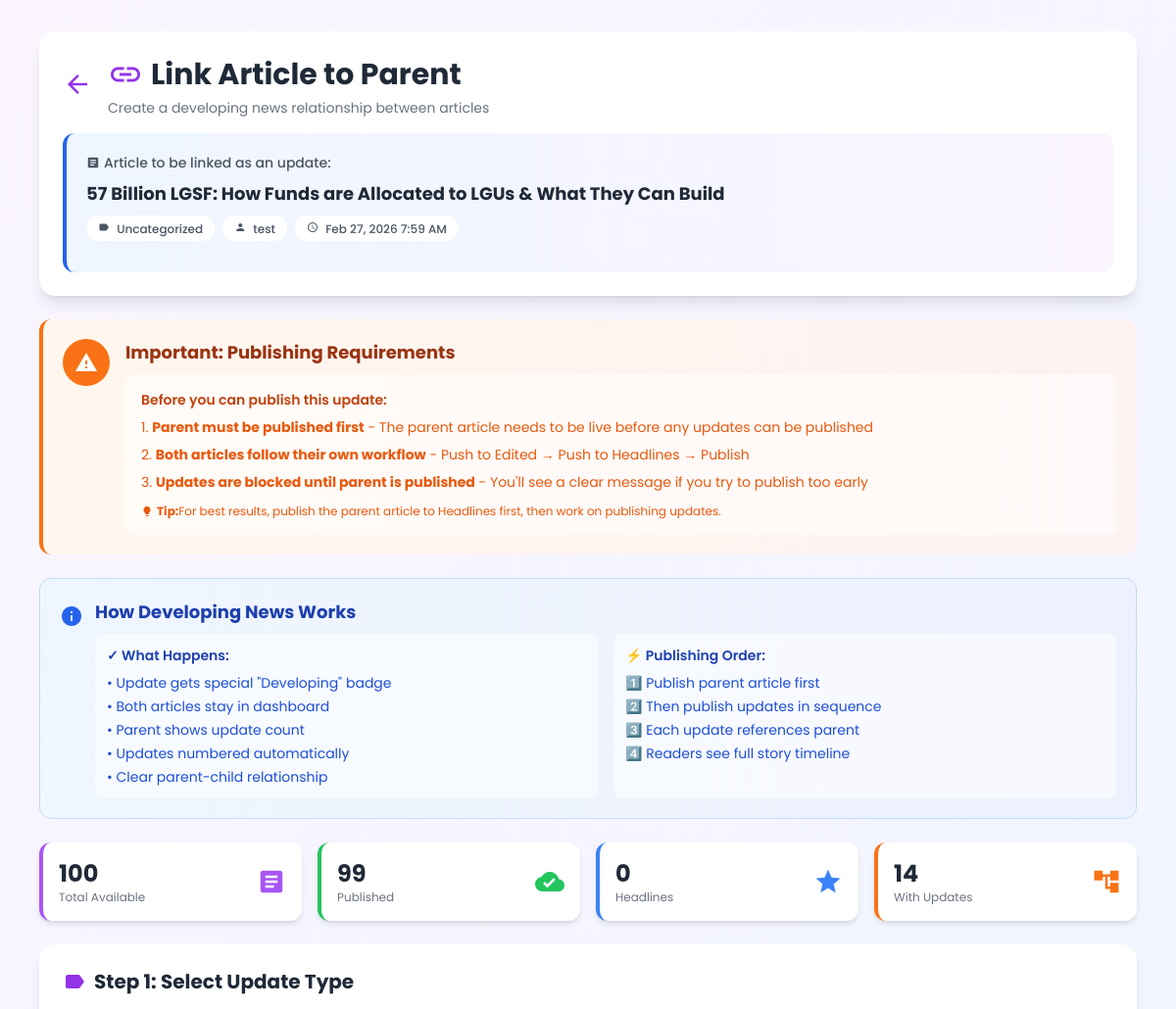
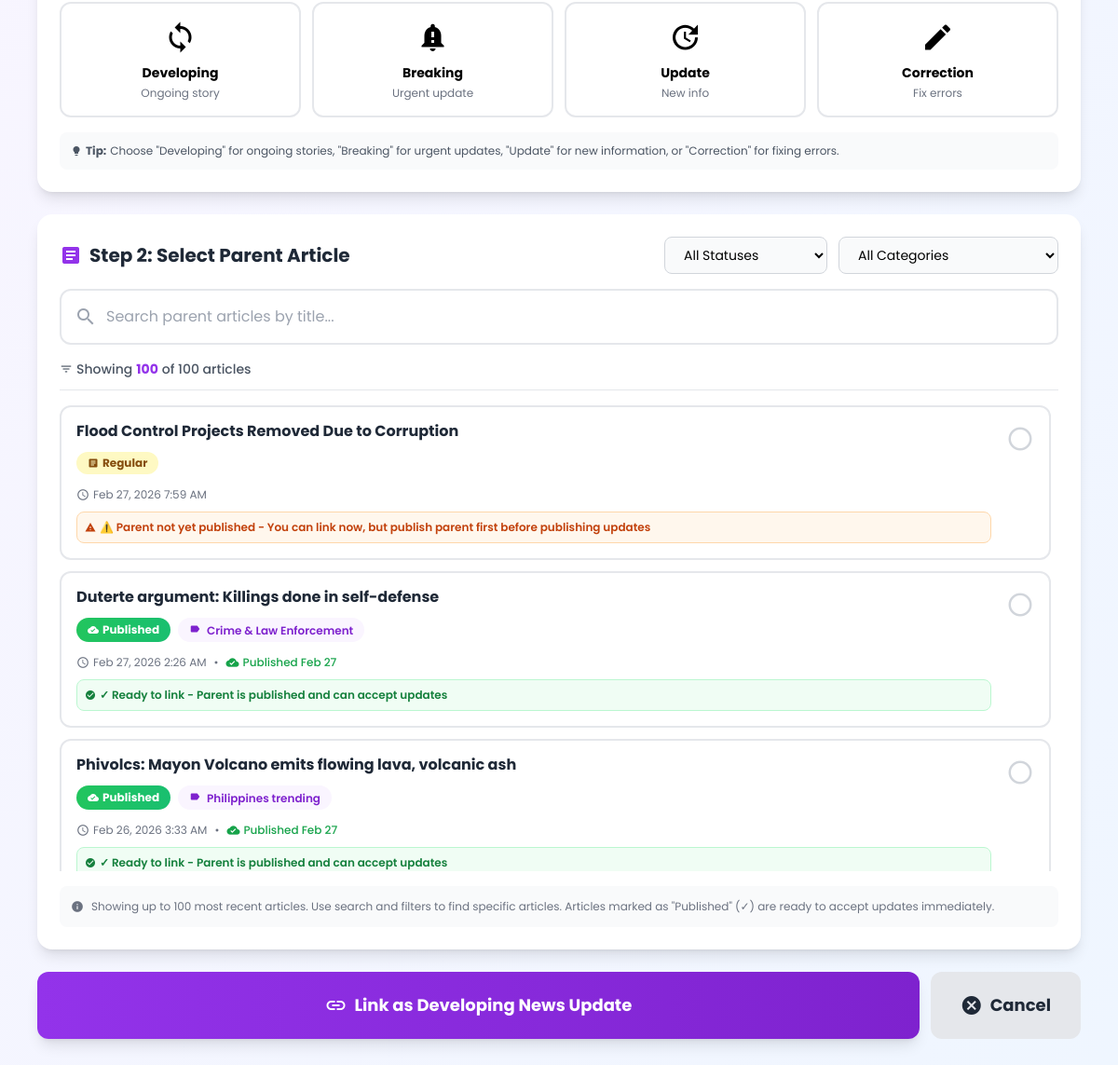
Screenshot of /user/function/link_to_parent.php?id=195 (signed in) with the database file from the repository (2 pictures, top to bottom).
### tables this page shows
CREATE TABLE `news` (
  `id` int(11) NOT NULL,
  `parent_article_id` int(11) DEFAULT NULL COMMENT 'Links to parent article if this is an update',
  `title` varchar(255) NOT NULL,
  `category_id` int(11) DEFAULT NULL,
  `content` text NOT NULL,
  `department_id` int(11) NOT NULL DEFAULT 1,
  `created_by` int(11) NOT NULL,
  `created_at` timestamp NOT NULL DEFAULT current_timestamp(),
  `updated_at` timestamp NOT NULL DEFAULT current_timestamp() ON UPDATE current_timestamp(),
  `is_pushed` tinyint(1) DEFAULT 0,
  `is_update` tinyint(1) DEFAULT 0 COMMENT '1 = This is an update to another article',
  `update_type` enum('correction','follow-up','breaking-update','clarification','developing') DEFAULT NULL COMMENT 'Type of update',
  `update_number` int(11) DEFAULT 1 COMMENT 'Update sequence number',
  `external_url` varchar(500) DEFAULT NULL,
  `thumbnail` varchar(500) DEFAULT NULL,
  `published_at` datetime DEFAULT NULL,
  `source_type` varchar(50) DEFAULT 'manual',
  `translated_title` text DEFAULT NULL,
  `translated_body` longtext DEFAULT NULL,
  `translated_lang` varchar(50) DEFAULT NULL,
  `translated_at` datetime DEFAULT NULL,
  `is_translated` tinyint(1) DEFAULT 0
);

CREATE TABLE `users` (
  `id` int(11) NOT NULL,
  `username` varchar(50) NOT NULL,
  `password` varchar(255) NOT NULL,
  `department_id` int(11) NOT NULL DEFAULT 1,
  `role` enum('user','admin','superadmin') DEFAULT 'user',
  `view_scope` enum('own','granted','all') DEFAULT 'own' COMMENT 'Visibility scope: own=only own dept, granted=has grants, all=superadmin',
  `created_at` timestamp NOT NULL DEFAULT current_timestamp(),
  `is_active` tinyint(1) DEFAULT 1,
  `last_seen` datetime DEFAULT NULL
);

CREATE TABLE `published_news` (
  `id` int(11) NOT NULL,
  `original_id` int(11) DEFAULT NULL COMMENT 'Reference to original news.id',
  `parent_article_id` int(11) DEFAULT NULL COMMENT 'Links to parent article if this is an update',
  `title` varchar(255) NOT NULL,
  `content` text NOT NULL,
  `category_id` int(11) DEFAULT NULL,
  `department_id` int(11) DEFAULT NULL,
  `created_by` int(11) DEFAULT NULL,
  `thumbnail` varchar(500) DEFAULT NULL,
  `attachment` varchar(500) DEFAULT NULL,
  `external_url` varchar(500) DEFAULT NULL,
  `source_type` varchar(50) DEFAULT 'manual',
  `is_pushed` tinyint(1) DEFAULT 1,
  `is_update` tinyint(1) DEFAULT 0 COMMENT '1 = This is an update to another article',
  `update_type` enum('correction','follow-up','breaking-update','clarification','developing') DEFAULT NULL COMMENT 'Type of update',
  `update_number` int(11) DEFAULT 1 COMMENT 'Update sequence number',
  `created_at` timestamp NOT NULL DEFAULT current_timestamp(),
  `updated_at` timestamp NOT NULL DEFAULT current_timestamp() ON UPDATE current_timestamp(),
  `published_at` datetime DEFAULT current_timestamp(),
  `views` int(10) UNSIGNED DEFAULT 0 COMMENT 'Number of views',
  `shares` int(10) UNSIGNED DEFAULT 0 COMMENT 'Number of shares',
  `comments_count` int(10) UNSIGNED DEFAULT 0 COMMENT 'Number of comments',
  `engagement_score` int(10) UNSIGNED DEFAULT 0 COMMENT 'Calculated engagement score',
  `is_breaking` tinyint(1) DEFAULT 0 COMMENT 'Is this breaking news?',
  `is_flash` tinyint(1) DEFAULT 0 COMMENT 'Is this a flash report?',
  `is_featured` tinyint(1) DEFAULT 0 COMMENT 'Is this a featured article?',
  `is_trending` tinyint(1) DEFAULT 0 COMMENT 'Is this currently trending?',
  `priority` enum('low','normal','high','urgent') NOT NULL DEFAULT 'normal',
  `featured_order` int(11) DEFAULT 0 COMMENT 'Order for featured articles (lower = higher priority)',
  `breaking_until` datetime DEFAULT NULL COMMENT 'Breaking news expires at this time',
  `flash_until` datetime DEFAULT NULL COMMENT 'Flash report expires at this time',
  `author` varchar(255) DEFAULT NULL COMMENT 'Article author',
  `source` varchar(255) DEFAULT NULL COMMENT 'Article source',
  `priority_order` tinyint(3) UNSIGNED GENERATED ALWAYS AS (case `priority` when 'urgent' then 1 when 'high' then 2 when 'normal' then 3 when 'low' then 4 else 3 end) VIRTUAL,
  `decay_score` decimal(12,4) GENERATED ALWAYS AS (`views` / (timestampdiff(HOUR,`published_at`,current_timestamp()) + 2)) VIRTUAL
);

CREATE TABLE `categories` (
  `id` int(11) NOT NULL,
  `name` varchar(100) NOT NULL,
  `created_by` int(11) NOT NULL,
  `created_at` timestamp NOT NULL DEFAULT current_timestamp()
);

### user/function/link_to_parent.php (the view, shortened to what the rows shown need)
<?php
require dirname(__DIR__, 2) . '/db.php';
$article_id = $_GET['id'] ?? null;
$stmt = $pdo->prepare("
    SELECT n.*,
           c.name as category_name,
           d.name as dept_name,
           u.username as author_name
    FROM news n
    LEFT JOIN categories c ON n.category_id = c.id
    LEFT JOIN departments d ON n.department_id = d.id
    LEFT JOIN users u ON n.created_by = u.id
    WHERE n.id = ?
");
$stmt->execute([$article_id]);
$article = $stmt->fetch();
$parentQuery = "
    SELECT n.id,
           n.title,
           n.created_at,
           n.category_id,
           n.is_pushed,
           c.name as category_name,
           (SELECT COUNT(*) FROM news WHERE parent_article_id = n.id) as update_count,
           published.id as is_published,
           published.published_at
    FROM news n
    LEFT JOIN categories c ON n.category_id = c.id
    LEFT JOIN published_news published ON n.id = published.original_id
    WHERE n.is_update = 0
    AND n.id != ?
";
$parentParams = [$article_id];
if ($_SESSION['role'] !== 'admin') {
    $parentQuery .= " AND n.department_id = ?";
    $parentParams[] = $_SESSION['department_id'];
}
$parentQuery .= " ORDER BY n.created_at DESC LIMIT 100";
$stmt = $pdo->prepare($parentQuery);
$stmt->execute($parentParams);
$potentialParents = $stmt->fetchAll();
$success = null;
function getStatusBadge($isPushed, $isPublished) {
    if ($isPublished) {
        return [
            'label' => 'Published',
            'class' => 'bg-gradient-to-r from-green-500 to-emerald-500 text-white',
            'icon' => 'cloud_done'
        ];
    }
    $statusLabels = [
        0 => ['label' => 'Regular', 'class' => 'bg-yellow-100 text-yellow-800', 'icon' => 'article'],
        1 => ['label' => 'Edited', 'class' => 'bg-green-100 text-green-800', 'icon' => 'edit'],
        2 => ['label' => 'Headline', 'class' => 'bg-blue-100 text-blue-800', 'icon' => 'star'],
        3 => ['label' => 'Archive', 'class' => 'bg-red-100 text-red-800', 'icon' => 'archive']
    ];
    return $statusLabels[$isPushed] ?? $statusLabels[0];
}
?>
<!DOCTYPE html>
<html lang="en">
<head>
    <script src="https://cdn.tailwindcss.com"></script>
</head>
<body class="bg-gradient-to-br from-purple-50 to-blue-50 min-h-screen">
    <div class="container mx-auto px-4 py-8 max-w-6xl">
        <div class="bg-white rounded-2xl shadow-lg p-6 mb-6 fade-in">
            <div class="flex items-center mb-4">
                <div class="flex-1">
                    <h1 class="text-3xl font-bold text-gray-800 flex items-center">
                        <span class="material-icons text-purple-600 mr-2 text-4xl">link</span>
                        Link Article to Parent
                    </h1>
                </div>
            </div>
            <div class="bg-gradient-to-r from-blue-50 to-purple-50 p-5 rounded-xl border-l-4 border-blue-600">
                <div class="flex items-start justify-between mb-3">
                    <div class="flex-1">
                        <p class="text-sm text-gray-600 font-medium mb-2 flex items-center">
                            <span class="material-icons text-sm mr-1">article</span>
                            Article to be linked as an update:
                        </p>
                        <h3 class="text-lg font-bold text-gray-800 mb-2"><?= htmlspecialchars($article['title']) ?></h3>
                        <div class="flex flex-wrap gap-2 text-xs">
                            <span class="bg-white px-3 py-1 rounded-full text-gray-600 font-medium">
                                <span class="material-icons text-xs mr-1">label</span>
                                <?= htmlspecialchars($article['category_name'] ?: 'Uncategorized') ?>
                            </span>
                            <span class="bg-white px-3 py-1 rounded-full text-gray-600 font-medium">
                                <span class="material-icons text-xs mr-1">person</span>
                                <?= htmlspecialchars($article['author_name']) ?>
                            </span>
                            <span class="bg-white px-3 py-1 rounded-full text-gray-600 font-medium">
                                <span class="material-icons text-xs mr-1">schedule</span>
                                <?= date('M d, Y g:i A', strtotime($article['created_at'])) ?>
                            </span>
                        </div>
                    </div>
                </div>
            </div>
        </div>
        <?php if (!$success): ?>
        <form method="POST" id="linkForm">
            <div class="bg-white rounded-2xl shadow-lg p-6 mb-6 fade-in">
                <h2 class="text-xl font-bold text-gray-800 mb-4 flex items-center">
                    <span class="material-icons text-purple-600 mr-2">label</span>
                    Step 1: Select Update Type
                </h2>
            </div>
            <div class="bg-white rounded-2xl shadow-lg p-6 mb-6 fade-in">
                <div class="flex flex-col sm:flex-row sm:items-center justify-between gap-4 mb-4">
                    <h2 class="text-xl font-bold text-gray-800 flex items-center">
                        <span class="material-icons text-purple-600 mr-2">article</span>
                        Step 2: Select Parent Article
                    </h2>
                </div>
                <?php if (empty($potentialParents)): ?>
                <div class="text-center py-12">
                    <div class="w-24 h-24 bg-gradient-to-br from-gray-100 to-gray-200 rounded-full flex items-center justify-center mx-auto mb-4">
                        <span class="material-icons text-6xl text-gray-400">article</span>
                    </div>
                    <h3 class="text-xl font-bold text-gray-700 mb-2">No Parent Articles Available</h3>
                    <p class="text-gray-500 mb-6">There are no eligible articles to link to at the moment.</p>
                    <a href="../user_dashboard.php" class="inline-flex items-center px-6 py-3 bg-gradient-to-r from-purple-600 to-purple-700 text-white rounded-xl font-medium hover:from-purple-700 hover:to-purple-800 transition-all shadow-lg">
                        <span class="material-icons mr-2">arrow_back</span>
                        Return to Dashboard
                    </a>
                </div>
                <?php else: ?>
                <div id="parentArticlesList" class="space-y-3 max-h-[500px] overflow-y-auto pr-2">
                    <?php foreach ($potentialParents as $parent):
                        $statusBadge = getStatusBadge($parent['is_pushed'], $parent['is_published']);
                    ?>
                    <div class="parent-card border-2 border-gray-200 rounded-xl p-4 hover:border-purple-300"
                         data-category-id="<?= $parent['category_id'] ?>"
                         data-title="<?= htmlspecialchars(strtolower($parent['title'])) ?>"
                         data-status="<?= $parent['is_published'] ? 'published' : ($parent['is_pushed'] == 2 ? 'headline' : ($parent['is_pushed'] == 1 ? 'edited' : 'regular')) ?>"
                         onclick="selectParent(this, <?= $parent['id'] ?>)">
                        <div class="flex items-start justify-between">
                            <div class="flex-1 min-w-0 mr-4">
                                <h4 class="font-bold text-gray-800 mb-3 leading-tight text-base">
                                    <?= htmlspecialchars($parent['title']) ?>
                                </h4>
                                <div class="flex flex-wrap gap-2 mb-3">
                                    <span class="<?= $statusBadge['class'] ?> px-3 py-1 rounded-full text-xs font-bold flex items-center <?= $parent['is_published'] ? 'published-shine' : '' ?>">
                                        <span class="material-icons text-xs mr-1"><?= $statusBadge['icon'] ?></span>
                                        <?= $statusBadge['label'] ?>
                                    </span>
                                    <?php if ($parent['category_name']): ?>
                                    <span class="bg-purple-50 text-purple-700 px-3 py-1 rounded-full text-xs font-semibold">
                                        <span class="material-icons text-xs mr-1">label</span>
                                        <?= htmlspecialchars($parent['category_name']) ?>
                                    </span>
                                    <?php endif; ?>
                                </div>
                                <div class="flex items-center text-xs text-gray-500">
                                    <span class="material-icons text-sm mr-1">schedule</span>
                                    <?= date('M d, Y g:i A', strtotime($parent['created_at'])) ?>
                                    <?php if ($parent['is_published']): ?>
                                    <span class="mx-2">•</span>
                                    <span class="material-icons text-sm mr-1 text-green-600">cloud_done</span>
                                    <span class="text-green-600 font-medium">Published <?= date('M d', strtotime($parent['published_at'])) ?></span>
                                    <?php endif; ?>
                                </div>
                                <?php if ($parent['is_published']): ?>
                                <div class="mt-2 p-2 bg-green-50 border border-green-200 rounded-lg">
                                    <p class="text-xs text-green-700 font-semibold flex items-center">
                                        <span class="material-icons text-xs mr-1">check_circle</span>
                                        ✓ Ready to link - Parent is published and can accept updates
                                    </p>
                                </div>
                                <?php else: ?>
                                <div class="mt-2 p-2 bg-orange-50 border border-orange-200 rounded-lg">
                                    <p class="text-xs text-orange-700 font-semibold flex items-center">
                                        <span class="material-icons text-xs mr-1">warning</span>
                                        ⚠️ Parent not yet published - You can link now, but publish parent first before publishing updates
                                    </p>
                                </div>
                                <?php endif; ?>
                            </div>
                            <div class="flex-shrink-0">
                                <span class="material-icons text-gray-300 select-icon transition-all text-3xl">radio_button_unchecked</span>
                            </div>
                        </div>
                    </div>
                    <?php endforeach; ?>
                </div>
                <?php endif; ?>
            </div>
        </form>
        <?php endif; ?>
    </div>
</body>
</html>

### rows the page displays
news: title "57 Billion LGSF: How Funds are Allocated to LGUs & What They Can Build", created_by.username "test", created_at "Feb 27, 2026 7:59 AM"
news: title "Flood Control Projects Removed Due to Corruption", label "Regular", created_at "Feb 27, 2026 7:59 AM", shows "⚠️ Parent not yet published - You can link now, but publish parent first before publishing updates"
published_news: original.title "Duterte argument: Killings done in self-defense", original+id "Published", category.name "Crime & Law Enforcement", original.created_at "Feb 27, 2026 2:26 AM", published_at "Feb 27", shows "✓ Ready to link - Parent is published and can accept updates"
published_news: original.title "Phivolcs: Mayon Volcano emits flowing lava, volcanic ash", original+id "Published", category.name "Philippines trending", original.created_at "Feb 26, 2026 3:33 AM", published_at "Feb 27", shows "✓ Ready to link - Parent is published and can accept updates"

### other values shown
$article['category_name'] ?: 'Uncategorized' "Uncategorized"
$statusCounts['total'] "100"
$statusCounts['published'] "99"
$statusCounts['headline'] "0"
$statusCounts['with_updates'] "14"
count($potentialParents) "100"
